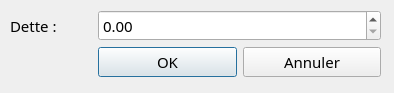
<?xml version="1.0" encoding="UTF-8"?>
<ui version="4.0">
 <class>FenetreSetDette</class>
 <widget class="QDialog" name="FenetreSetDette">
  <property name="windowModality">
   <enum>Qt::ApplicationModal</enum>
  </property>
  <property name="geometry">
   <rect>
    <x>0</x>
    <y>0</y>
    <width>394</width>
    <height>93</height>
   </rect>
  </property>
  <property name="font">
   <font>
    <family>Raavi</family>
    <pointsize>11</pointsize>
   </font>
  </property>
  <property name="windowTitle">
   <string>KFet - Definir une dette</string>
  </property>
  <widget class="QWidget" name="formLayoutWidget">
   <property name="geometry">
    <rect>
     <x>10</x>
     <y>10</y>
     <width>371</width>
     <height>80</height>
    </rect>
   </property>
   <layout class="QFormLayout" name="formLayout">
    <item row="0" column="0">
     <widget class="QLabel" name="label">
      <property name="text">
       <string>Dette :         </string>
      </property>
     </widget>
    </item>
    <item row="0" column="1">
     <widget class="QDoubleSpinBox" name="doubleSpinBox"/>
    </item>
    <item row="1" column="1">
     <layout class="QHBoxLayout" name="horizontalLayout">
      <item>
       <widget class="QPushButton" name="boutonOK">
        <property name="text">
         <string>OK</string>
        </property>
       </widget>
      </item>
      <item>
       <widget class="QPushButton" name="boutonAnnuler">
        <property name="text">
         <string>Annuler</string>
        </property>
       </widget>
      </item>
     </layout>
    </item>
   </layout>
  </widget>
 </widget>
 <resources/>
 <connections/>
</ui>
